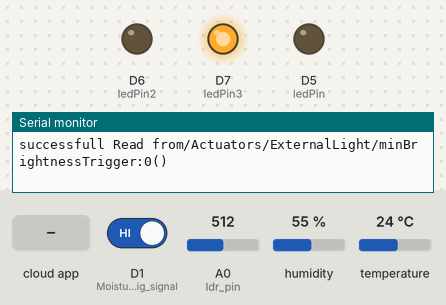
A sketch run on a simulated ESP8266 (NodeMCU). Shown: output pins drawn as LEDs (lit = HIGH), the last lines printed to the serial monitor. The test bench sets the inputs (shaded band); at power-on: D1 (Moisture__dig_signal) HIGH, A0 (ldr_pin) = 512, humidity 55 %, temperature 24 °C. WiFi joins after 1.5 s; servers stay silent unless stated; the Firebase database answers and starts empty.

Above: at 2.7 s.
2.8 s: the phone or cloud app sets waterPumpStatus to AUTO
At 5.5 s:
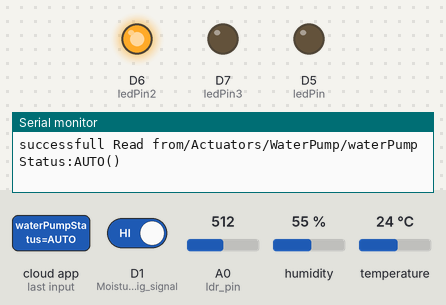
5.8 s: the phone or cloud app sets huUpper to 100
At 10.0 s:
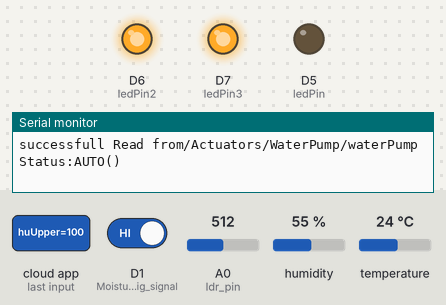
10.8 s: D1 (Moisture__dig_signal) driven LOW
At 12.6 s:
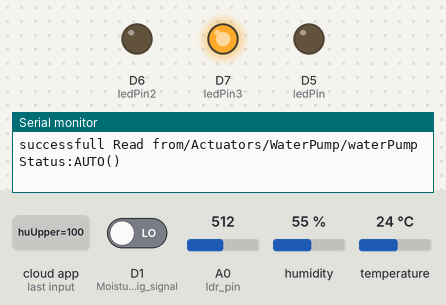
14.6 s: D1 (Moisture__dig_signal) driven HIGH
At 16.1 s:
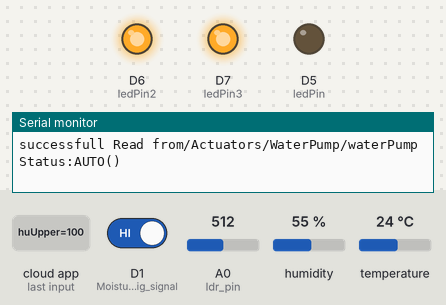
20.8 s: the phone or cloud app sets huLower to 100
At 24.5 s:
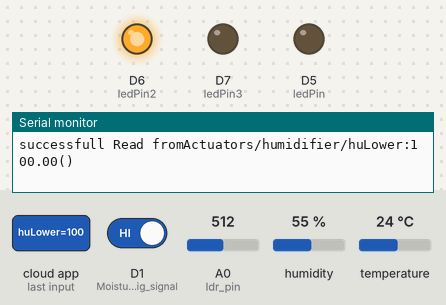
Timing chart, 0 to 26.0 s (numbered marks = the images above; inputs shaded):
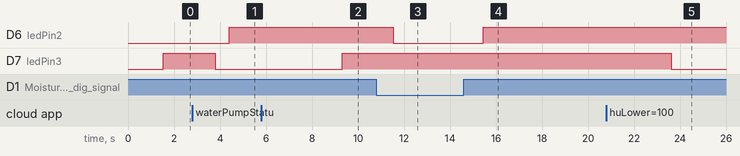

The sketch:

AgriIIOT.ino
```cpp
#include "DHT.h"
#include<ESP8266WiFi.h>
#include <Firebase_ESP_Client.h>
#include "addons/TokenHelper.h"
#include "addons/RTDBHelper.h"
#define DPIN 4        // Pin to connect DHT sensor (GPIO number) D2
#define DTYPE DHT11   // Define DHT 11 or DHT22 sensor type
#define ldr_pin A0    // define the light sensor pin to A0
#define WIFI_SSID "IntraConnect"
#define WIFI_PASSWORD "?????????"
#define API_KEY "writekey"
#define DATABASE_URL "https://agri-iiot-default-rtdb.asia-southeast1.firebasedatabase.app/"
// user credintials
#define USER_EMAIL ""
#define USER_PASSWORD ""

FirebaseData fbdo;
FirebaseAuth auth;
FirebaseConfig config;


unsigned long sendDataPrevMillis=0;
bool signupOK= false;

const int ledPin = D5;
const int ledPin2= D6;
const int ledPin3= D7;
int Moisture__dig_signal = 5; //Define the Digital Input on the Arduino for the sensor signal
int Sensor_State = 1; // soil moisture code
int light_intensity;
int light_brightness;
String soilMoisture= "dry";
String waterPumpStatus="AUTO";

float huLower=0.0;
float huUpper=60.0;
int minBrightnessTrigger=30;


DHT dht(DPIN,DTYPE);

void setup() {
  Serial.begin(9600);
  WiFi.begin(WIFI_SSID,WIFI_PASSWORD);
  Serial.print("Connecting to WiFi");
  while(WiFi.status()!= WL_CONNECTED){
    Serial.print(".");
    delay(300);
  }
  Serial.println();
  Serial.print("connected with IP: ");
  Serial.print(WiFi.localIP());
  Serial.println();
  config.api_key = API_KEY;
  config.database_url = DATABASE_URL;
  /* Assign the user sign in credentials */
  auth.user.email = USER_EMAIL;
  auth.user.password = USER_PASSWORD;
  signupOK=true;

// anonymous sign up code block
  // if(Firebase.signUp(&config, &auth,"","")){
  //   Serial.println("Signup OK");
  //   signupOK=true;
  // }
  // else{
  //   Serial.printf("%s\n",config.signer.signupError.message.c_str());
  // }


  config.token_status_callback= tokenStatusCallback;
  Firebase.begin(&config, &auth);
  Firebase.reconnectWiFi(true);
  pinMode(Moisture__dig_signal, INPUT); //Step pin as input
  pinMode(ledPin, OUTPUT); //led
  pinMode(ledPin2, OUTPUT); //led
  pinMode(ledPin3, OUTPUT); //led
  dht.begin();
}

void loop() {
  float tc = dht.readTemperature();  //Read temperature in C
  // float tf = dht.readTemperature(false);   //Read Temperature in F
  float hu = dht.readHumidity();         //Read Humidity

  if (hu>=huLower && hu<huUpper){
    digitalWrite(ledPin3,HIGH);
  }
  else{
    digitalWrite(ledPin3,LOW);
  }

  if(Firebase.ready()&& signupOK && (millis()- sendDataPrevMillis>5000 || sendDataPrevMillis==0)){
    sendDataPrevMillis = millis();
    // storing sensor data to RTDB
    if(Firebase.RTDB.setFloat(&fbdo,"Sensor/Temperature",tc)){
      Serial.println();
      Serial.print(tc);
      Serial.print("successfully saved to:"+ fbdo.dataPath());
      Serial.println("("+fbdo.dataType()+")");
    }
    else{
      Serial.println("FAILED"+fbdo.errorReason());
    }
    if(Firebase.RTDB.setFloat(&fbdo,"Sensor/Humidity",hu)){
      Serial.println();
      Serial.print(hu);
      Serial.print("successfully saved to:"+ fbdo.dataPath());
      Serial.println("("+fbdo.dataType()+")");
    }
    else{
      Serial.println("FAILED"+fbdo.errorReason());
    }
    if(Firebase.RTDB.setInt(&fbdo,"Sensor/LightBrightness",light_brightness)){
      Serial.println();
      Serial.print(light_brightness);
      Serial.print("successfully saved to:"+ fbdo.dataPath());
      Serial.println("("+fbdo.dataType()+")");
    }
    else{
      Serial.println("FAILED"+fbdo.errorReason());
    }
    if(Firebase.RTDB.setString(&fbdo,"Sensor/SoilMoistureStatus",soilMoisture)){
      Serial.println();
      Serial.print(soilMoisture + "test");
      Serial.print("successfully saved to:"+ fbdo.dataPath());
      Serial.println("("+fbdo.dataType()+")");
    }
    else{
      Serial.println("FAILED"+fbdo.errorReason());
    }
  }

  // code for firebase control of hu upper hu lower and minbrightness trigger
  if(Firebase.RTDB.getFloat(&fbdo,"Actuators/humidifier/huLower")){
    if(fbdo.dataType()== "float"){
      huLower=fbdo.floatData();
      Serial.println("successfull Read from"+ fbdo.dataPath()+":"+ huLower+"("
      +")");

    }else{
      Serial.println("FAILED"+fbdo.errorReason());
    }

  }
  if(Firebase.RTDB.getFloat(&fbdo,"Actuators/humidifier/huUpper")){
    if(fbdo.dataType()== "float"){
      huUpper=fbdo.floatData();
      Serial.println("successfull Read from"+ fbdo.dataPath()+":"+ huUpper+"("
      +")");

    }else{
      Serial.println("FAILED2"+fbdo.errorReason());
    }

  }
  if(Firebase.RTDB.getInt(&fbdo,"/Actuators/ExternalLight/minBrightnessTrigger")){
    if(fbdo.dataType()== "int"){
      minBrightnessTrigger=fbdo.intData();
      Serial.println("successfull Read from"+ fbdo.dataPath()+":"+ minBrightnessTrigger+"("
      +")");

    }else{
      Serial.println("FAILED3"+fbdo.errorReason());
    }

  }
  if(Firebase.RTDB.getString(&fbdo,"/Actuators/WaterPump/waterPumpStatus")){
    if(fbdo.dataType()== "string"){
      waterPumpStatus=fbdo.stringData();
      Serial.println("successfull Read from"+ fbdo.dataPath()+":"+ waterPumpStatus+"("
      +")");

    }else{
      Serial.println("FAILED4"+fbdo.errorReason());
    }

  }


  // Serial.print("Soil Moisture Level: ");
  Sensor_State = digitalRead(Moisture__dig_signal);
  if(waterPumpStatus=="AUTO"){
   if (Sensor_State == 0) {
    // Serial.println("Wet");
    soilMoisture="Wet";
    digitalWrite(ledPin2,LOW);
   }
   else {
    // Serial.println("Dry");
    soilMoisture="Dry";
    digitalWrite(ledPin2,HIGH);
    // digitalWrite(ledPin2,HIGH);
   }
  }
  else if(waterPumpStatus=="ON"){
    digitalWrite(ledPin2,HIGH);
  }
  else if(waterPumpStatus=="OFF"){
    digitalWrite(ledPin2,LOW);
  }
  else{
    Serial.println("invalid input given by user");
  }

  delay(1000);
  light_intensity=analogRead(ldr_pin);

  if (light_intensity>=900){
    light_brightness=0;
  }
  else if (light_intensity>=850 && light_intensity<900){
    light_brightness=10;
  }
  else if (light_intensity>=800 && light_intensity<850){
    light_brightness=20;
  }
  else if (light_intensity>=750 && light_intensity<800){
    light_brightness=30;
  }
  else if (light_intensity>=700 && light_intensity<800){
    light_brightness=40;
  }
  else if (light_intensity>=600 && light_intensity<700){
    light_brightness=50;
  }
  else if (light_intensity>=500 && light_intensity<600){
    light_brightness=60;
  }
  else if (light_intensity>=400 && light_intensity<500){
    light_brightness=65;
  }
  else if (light_intensity>=300 && light_intensity<400){
    light_brightness=70;
  }
  else if (light_intensity>=200 && light_intensity<300){
    light_brightness=75;
  }
  else if (light_intensity>=150 && light_intensity<200){
    light_brightness=80;
  }
  else if (light_intensity>=100 && light_intensity<150){
    light_brightness=85;
  }
  else if (light_intensity>=50 && light_intensity<100){
    light_brightness=90;
  }
  else if (light_intensity>=25 && light_intensity<50){
    light_brightness=95;
  }
  else if (light_intensity>=0 && light_intensity<25){
    light_brightness=100;
  }
  if(light_brightness<minBrightnessTrigger){
    digitalWrite(ledPin,HIGH);
  }
  else{
    digitalWrite(ledPin,LOW);
  }


  // Serial.print("Temp: ");
  // Serial.print(tc);
  // Serial.print(" C, ");
  // // Serial.print(tf);
  // Serial.print("Hum: ");
  // Serial.print(hu);
  // Serial.println("%");
  // Serial.print("Sunlight Intensity :");
  // Serial.print(light_brightness);
  // Serial.println("%");
  // Serial.println("Light sensor Higher is darker");
  // Serial.println(analogRead(ldr_pin));
}
```

Measured:
- after the input at 2.8 s, D6 (ledPin2): LOW → HIGH after 1.6 s
- after the input at 5.8 s, D7 (ledPin3): LOW → HIGH after 3.5 s
- after the input at 10.8 s, D6 (ledPin2): HIGH → LOW after 0.74 s
- after the input at 14.6 s, D6 (ledPin2): LOW → HIGH after 0.85 s
- after the input at 20.8 s, D7 (ledPin3): HIGH → LOW after 2.8 s
